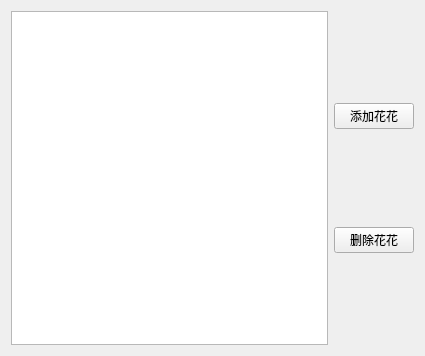
<?xml version="1.0" encoding="UTF-8"?>
<ui version="4.0">
 <class>Widget</class>
 <widget class="QWidget" name="Widget">
  <property name="geometry">
   <rect>
    <x>0</x>
    <y>0</y>
    <width>425</width>
    <height>356</height>
   </rect>
  </property>
  <property name="windowTitle">
   <string>Widget</string>
  </property>
  <layout class="QHBoxLayout" name="horizontalLayout">
   <item>
    <widget class="QTableWidget" name="tableWidget">
     <property name="sizePolicy">
      <sizepolicy hsizetype="Expanding" vsizetype="Expanding">
       <horstretch>0</horstretch>
       <verstretch>0</verstretch>
      </sizepolicy>
     </property>
    </widget>
   </item>
   <item>
    <layout class="QVBoxLayout" name="verticalLayout">
     <item>
      <widget class="QPushButton" name="btnAdd">
       <property name="text">
        <string>添加花花</string>
       </property>
      </widget>
     </item>
     <item>
      <widget class="QPushButton" name="btnDel">
       <property name="text">
        <string>删除花花</string>
       </property>
      </widget>
     </item>
    </layout>
   </item>
  </layout>
 </widget>
 <layoutdefault spacing="6" margin="11"/>
 <resources/>
 <connections/>
</ui>
